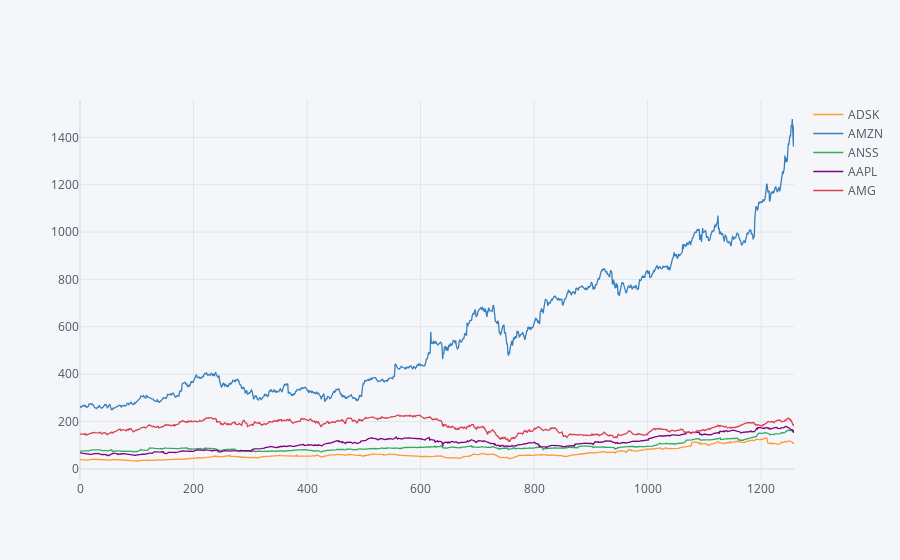

Write notebook code for a chart like this one.
### Code cell
stocks_cp.xs(key='open',axis=1,level="Stock Info").iplot()

### Figure 1 — Plotly figure (JSON) as saved in the notebook; plotly's stock layout.template omitted (floating-point values rounded to 4 significant figures; data arrays with more than 128 entries replaced by an {"elided": "..."} marker saying what was removed)
{"data": [{"line": {"color": "rgba(255, 153, 51, 1.0)", "dash": "solid", "shape": "linear", "width": 1.3}, "mode": "lines", "name": "ADSK", "text": "", "type": "scatter", "x": {"elided": "1259 int values"}, "y": {"elided": "1259 float values"}}, {"line": {"color": "rgba(55, 128, 191, 1.0)", "dash": "solid", "shape": "linear", "width": 1.3}, "mode": "lines", "name": "AMZN", "text": "", "type": "scatter", "x": {"elided": "1259 int values"}, "y": {"elided": "1259 float values"}}, {"line": {"color": "rgba(50, 171, 96, 1.0)", "dash": "solid", "shape": "linear", "width": 1.3}, "mode": "lines", "name": "ANSS", "text": "", "type": "scatter", "x": {"elided": "1259 int values"}, "y": {"elided": "1259 float values"}}, {"line": {"color": "rgba(128, 0, 128, 1.0)", "dash": "solid", "shape": "linear", "width": 1.3}, "mode": "lines", "name": "AAPL", "text": "", "type": "scatter", "x": {"elided": "1259 int values"}, "y": {"elided": "1259 float values"}}, {"line": {"color": "rgba(219, 64, 82, 1.0)", "dash": "solid", "shape": "linear", "width": 1.3}, "mode": "lines", "name": "AMG", "text": "", "type": "scatter", "x": {"elided": "1259 int values"}, "y": {"elided": "1259 float values"}}], "layout": {"legend": {"bgcolor": "#F5F6F9", "font": {"color": "#4D5663"}}, "paper_bgcolor": "#F5F6F9", "plot_bgcolor": "#F5F6F9", "title": {"font": {"color": "#4D5663"}}, "xaxis": {"gridcolor": "#E1E5ED", "showgrid": true, "tickfont": {"color": "#4D5663"}, "title": {"font": {"color": "#4D5663"}, "text": ""}, "zerolinecolor": "#E1E5ED"}, "yaxis": {"gridcolor": "#E1E5ED", "showgrid": true, "tickfont": {"color": "#4D5663"}, "title": {"font": {"color": "#4D5663"}, "text": ""}, "zerolinecolor": "#E1E5ED"}}}
